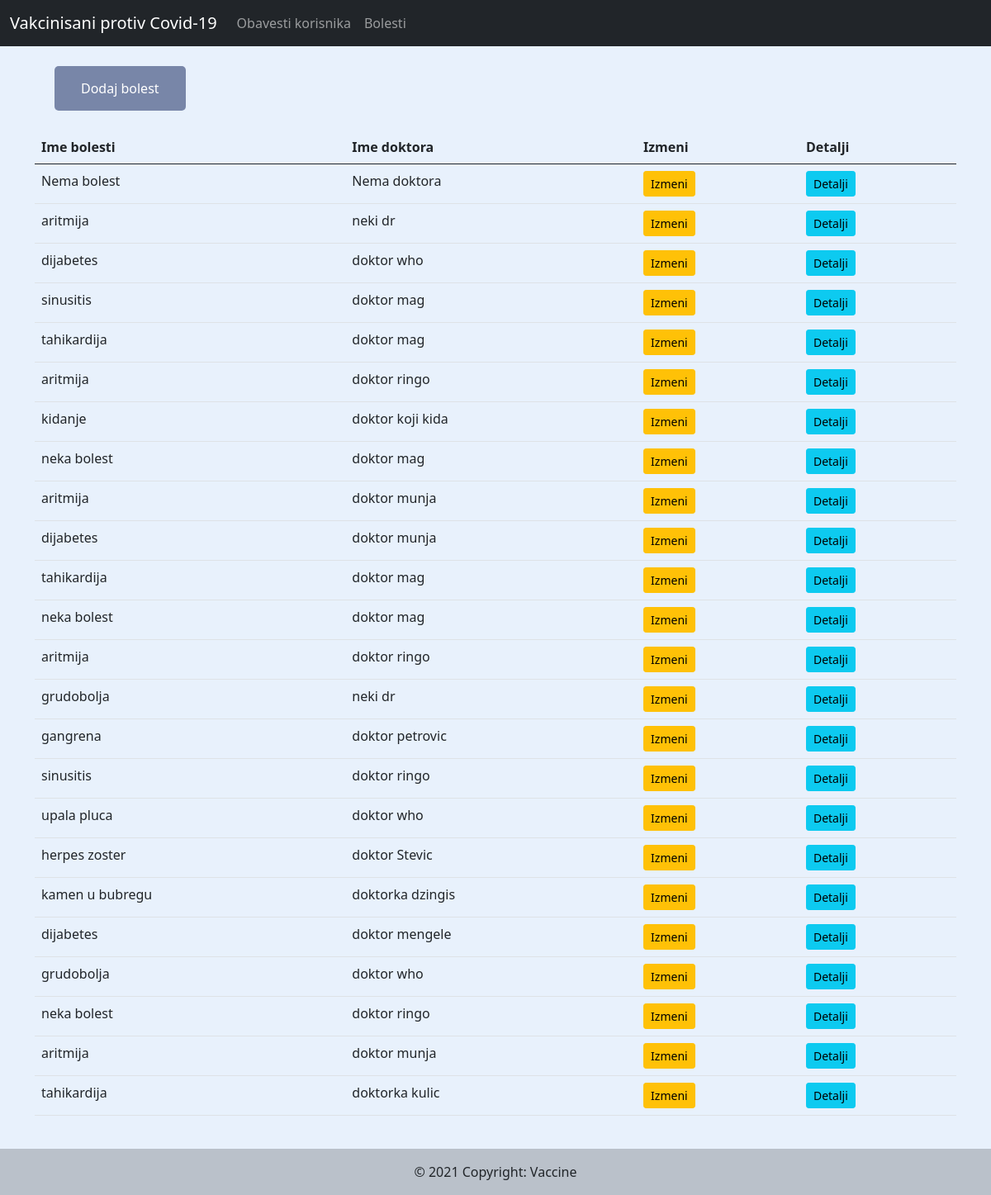
Screenshot of /bolest/ with the database file from the repository.
### vakcinisani/models.py (models this page shows, shortened)
class Bolest(models.Model):
    id = models.AutoField(primary_key=True)
    ime_bolesti = models.CharField(max_length=100)
    ime_doktora = models.CharField(max_length=100, null=True)

### vakcinisani/views.py (the view)
# urls.py: path('bolest/', views.bolest_lista, name='bolest'),
def bolest_lista(request):
    bolesti = Bolest.objects.all().order_by('-id')
    form = BolestForm
    return render(request, 'bolest.html', {'bolesti':bolesti, 'form':form})

### vakcinisani/templates/bolest.html (shortened to what this page needs)
{% extends 'base.html' %}
{% load static %}
{% block content %}
<div class="container">
  <div class="row">
    <div class="col">
      <button id="modal-za-bolest" type="button" name="button">Dodaj bolest</button>
    </div>
  </div>
  <div class="col">
    <table class="table" id="tabelaBolesti">
      <thead>
        <tr>
          <th>Ime bolesti</th>
          <th>Ime doktora</th>
          <th>Izmeni</th>
          <th>Detalji</th>
        </tr>
      </thead>
      <tbody>
        {% for i in bolesti %}
        <tr>
          <td id="detalji-tippy-{{i.id}}">{{i.ime_bolesti}}</td>
          <td>{{i.ime_doktora}}</td>
          <td><a id="izmeni-za-ajax-{{i.id}}" class="btn btn-warning btn-sm izmeni-za-ajax" href="{% url 'izmeni_bolest' i.id %}">Izmeni</a></td>
          <td><a id="detalji-za-ajax-{{i.id}}" class="btn btn-info btn-sm detalji-tippy detalji-za-ajax" data-template="detalji-tippy-{{i.id}}" href="{% url 'detalji_bolest' i.id %}">Detalji</a></td>
        </tr>
        {% endfor %}
      </tbody>
    </table>
  </div>
</div>
{% endblock %}

### static/css/main.css (style rules this page uses)
body { background-color: #e8f1fc; }
#modal-za-bolest { margin: 1.5em; background-color: rgba(73, 89, 133, 0.7); border: none; border-radius: 5px; color: white; padding: 15px 32px; text-align: center; text-decoration: none; display: inline-block; font-size: 16px; }

### rows the page displays
Bolest: ime_bolesti "Nema bolest", ime_doktora "Nema doktora"
Bolest: ime_bolesti "aritmija", ime_doktora "neki dr"
Bolest: ime_bolesti "dijabetes", ime_doktora "doktor who"
Bolest: ime_bolesti "sinusitis", ime_doktora "doktor mag"
Bolest: ime_bolesti "tahikardija", ime_doktora "doktor mag"
Bolest: ime_bolesti "aritmija", ime_doktora "doktor ringo"
Bolest: ime_bolesti "kidanje", ime_doktora "doktor koji kida"
Bolest: ime_bolesti "neka bolest", ime_doktora "doktor mag"
Bolest: ime_bolesti "aritmija", ime_doktora "doktor munja"
Bolest: ime_bolesti "dijabetes", ime_doktora "doktor munja"
Bolest: ime_bolesti "tahikardija", ime_doktora "doktor mag"
Bolest: ime_bolesti "neka bolest", ime_doktora "doktor mag"
Bolest: ime_bolesti "aritmija", ime_doktora "doktor ringo"
Bolest: ime_bolesti "grudobolja", ime_doktora "neki dr"
Bolest: ime_bolesti "gangrena", ime_doktora "doktor petrovic"
Bolest: ime_bolesti "sinusitis", ime_doktora "doktor ringo"
Bolest: ime_bolesti "upala pluca", ime_doktora "doktor who"
Bolest: ime_bolesti "herpes zoster", ime_doktora "doktor Stevic"
Bolest: ime_bolesti "kamen u bubregu", ime_doktora "doktorka dzingis"
Bolest: ime_bolesti "dijabetes", ime_doktora "doktor mengele"
Bolest: ime_bolesti "grudobolja", ime_doktora "doktor who"
Bolest: ime_bolesti "neka bolest", ime_doktora "doktor ringo"
Bolest: ime_bolesti "aritmija", ime_doktora "doktor munja"
Bolest: ime_bolesti "tahikardija", ime_doktora "doktorka kulic"
